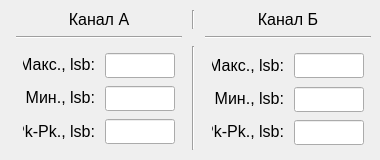
<?xml version="1.0" encoding="UTF-8"?>
<ui version="4.0">
 <class>Form</class>
 <widget class="QWidget" name="Form">
  <property name="geometry">
   <rect>
    <x>0</x>
    <y>0</y>
    <width>380</width>
    <height>160</height>
   </rect>
  </property>
  <property name="sizePolicy">
   <sizepolicy hsizetype="Expanding" vsizetype="Expanding">
    <horstretch>0</horstretch>
    <verstretch>0</verstretch>
   </sizepolicy>
  </property>
  <property name="minimumSize">
   <size>
    <width>380</width>
    <height>160</height>
   </size>
  </property>
  <property name="windowTitle">
   <string>Form</string>
  </property>
  <layout class="QGridLayout" name="gridLayout">
   <property name="topMargin">
    <number>5</number>
   </property>
   <property name="rightMargin">
    <number>5</number>
   </property>
   <property name="bottomMargin">
    <number>5</number>
   </property>
   <property name="horizontalSpacing">
    <number>5</number>
   </property>
   <property name="verticalSpacing">
    <number>0</number>
   </property>
   <item row="3" column="0">
    <spacer name="verticalSpacer">
     <property name="orientation">
      <enum>Qt::Vertical</enum>
     </property>
     <property name="sizeHint" stdset="0">
      <size>
       <width>20</width>
       <height>40</height>
      </size>
     </property>
    </spacer>
   </item>
   <item row="0" column="0">
    <layout class="QGridLayout" name="gridLayout_5">
     <property name="leftMargin">
      <number>5</number>
     </property>
     <property name="topMargin">
      <number>5</number>
     </property>
     <property name="rightMargin">
      <number>5</number>
     </property>
     <property name="bottomMargin">
      <number>5</number>
     </property>
     <property name="horizontalSpacing">
      <number>10</number>
     </property>
     <property name="verticalSpacing">
      <number>7</number>
     </property>
     <item row="0" column="2">
      <widget class="QLabel" name="label_8">
       <property name="font">
        <font>
         <pointsize>12</pointsize>
        </font>
       </property>
       <property name="text">
        <string>Канал Б</string>
       </property>
       <property name="alignment">
        <set>Qt::AlignCenter</set>
       </property>
      </widget>
     </item>
     <item row="2" column="2">
      <layout class="QGridLayout" name="gridLayout_2" columnstretch="1,0,0">
       <property name="leftMargin">
        <number>7</number>
       </property>
       <property name="topMargin">
        <number>7</number>
       </property>
       <property name="rightMargin">
        <number>7</number>
       </property>
       <property name="bottomMargin">
        <number>7</number>
       </property>
       <property name="spacing">
        <number>10</number>
       </property>
       <item row="0" column="0">
        <widget class="QLabel" name="label">
         <property name="sizePolicy">
          <sizepolicy hsizetype="Expanding" vsizetype="Expanding">
           <horstretch>0</horstretch>
           <verstretch>0</verstretch>
          </sizepolicy>
         </property>
         <property name="font">
          <font>
           <pointsize>12</pointsize>
          </font>
         </property>
         <property name="text">
          <string>Макс., lsb:</string>
         </property>
         <property name="alignment">
          <set>Qt::AlignRight|Qt::AlignTrailing|Qt::AlignVCenter</set>
         </property>
        </widget>
       </item>
       <item row="1" column="0">
        <widget class="QLabel" name="label_2">
         <property name="sizePolicy">
          <sizepolicy hsizetype="Expanding" vsizetype="Expanding">
           <horstretch>0</horstretch>
           <verstretch>0</verstretch>
          </sizepolicy>
         </property>
         <property name="font">
          <font>
           <pointsize>12</pointsize>
          </font>
         </property>
         <property name="text">
          <string>Мин., lsb:</string>
         </property>
         <property name="alignment">
          <set>Qt::AlignRight|Qt::AlignTrailing|Qt::AlignVCenter</set>
         </property>
        </widget>
       </item>
       <item row="1" column="1">
        <widget class="QLineEdit" name="lineEdit_min_b">
         <property name="minimumSize">
          <size>
           <width>70</width>
           <height>25</height>
          </size>
         </property>
         <property name="font">
          <font>
           <pointsize>12</pointsize>
          </font>
         </property>
         <property name="alignment">
          <set>Qt::AlignCenter</set>
         </property>
         <property name="readOnly">
          <bool>true</bool>
         </property>
        </widget>
       </item>
       <item row="0" column="1">
        <widget class="QLineEdit" name="lineEdit_max_b">
         <property name="minimumSize">
          <size>
           <width>70</width>
           <height>25</height>
          </size>
         </property>
         <property name="font">
          <font>
           <pointsize>12</pointsize>
          </font>
         </property>
         <property name="alignment">
          <set>Qt::AlignCenter</set>
         </property>
         <property name="readOnly">
          <bool>true</bool>
         </property>
        </widget>
       </item>
       <item row="1" column="2">
        <spacer name="horizontalSpacer_2">
         <property name="orientation">
          <enum>Qt::Horizontal</enum>
         </property>
         <property name="sizeHint" stdset="0">
          <size>
           <width>40</width>
           <height>20</height>
          </size>
         </property>
        </spacer>
       </item>
       <item row="2" column="0">
        <widget class="QLabel" name="label_3">
         <property name="sizePolicy">
          <sizepolicy hsizetype="Expanding" vsizetype="Expanding">
           <horstretch>0</horstretch>
           <verstretch>0</verstretch>
          </sizepolicy>
         </property>
         <property name="font">
          <font>
           <pointsize>12</pointsize>
          </font>
         </property>
         <property name="text">
          <string>Pk-Pk., lsb:</string>
         </property>
         <property name="alignment">
          <set>Qt::AlignRight|Qt::AlignTrailing|Qt::AlignVCenter</set>
         </property>
        </widget>
       </item>
       <item row="2" column="1">
        <widget class="QLineEdit" name="lineEdit_pk_b">
         <property name="minimumSize">
          <size>
           <width>70</width>
           <height>25</height>
          </size>
         </property>
         <property name="font">
          <font>
           <pointsize>12</pointsize>
          </font>
         </property>
         <property name="alignment">
          <set>Qt::AlignCenter</set>
         </property>
         <property name="readOnly">
          <bool>true</bool>
         </property>
        </widget>
       </item>
      </layout>
     </item>
     <item row="0" column="0">
      <widget class="QLabel" name="label_7">
       <property name="font">
        <font>
         <pointsize>12</pointsize>
        </font>
       </property>
       <property name="text">
        <string>Канал А</string>
       </property>
       <property name="alignment">
        <set>Qt::AlignCenter</set>
       </property>
      </widget>
     </item>
     <item row="1" column="2">
      <widget class="Line" name="line_2">
       <property name="orientation">
        <enum>Qt::Horizontal</enum>
       </property>
      </widget>
     </item>
     <item row="1" column="0">
      <widget class="Line" name="line">
       <property name="orientation">
        <enum>Qt::Horizontal</enum>
       </property>
      </widget>
     </item>
     <item row="2" column="0">
      <layout class="QGridLayout" name="gridLayout_4">
       <property name="leftMargin">
        <number>7</number>
       </property>
       <property name="topMargin">
        <number>7</number>
       </property>
       <property name="rightMargin">
        <number>7</number>
       </property>
       <property name="bottomMargin">
        <number>7</number>
       </property>
       <property name="spacing">
        <number>10</number>
       </property>
       <item row="1" column="1">
        <widget class="QLabel" name="label_4">
         <property name="font">
          <font>
           <pointsize>12</pointsize>
          </font>
         </property>
         <property name="text">
          <string>Макс., lsb:</string>
         </property>
         <property name="alignment">
          <set>Qt::AlignRight|Qt::AlignTrailing|Qt::AlignVCenter</set>
         </property>
        </widget>
       </item>
       <item row="3" column="1">
        <widget class="QLabel" name="label_5">
         <property name="font">
          <font>
           <pointsize>12</pointsize>
          </font>
         </property>
         <property name="text">
          <string>Pk-Pk., lsb:</string>
         </property>
         <property name="alignment">
          <set>Qt::AlignRight|Qt::AlignTrailing|Qt::AlignVCenter</set>
         </property>
        </widget>
       </item>
       <item row="2" column="1">
        <widget class="QLabel" name="label_6">
         <property name="font">
          <font>
           <pointsize>12</pointsize>
          </font>
         </property>
         <property name="text">
          <string>Мин., lsb:</string>
         </property>
         <property name="alignment">
          <set>Qt::AlignRight|Qt::AlignTrailing|Qt::AlignVCenter</set>
         </property>
        </widget>
       </item>
       <item row="2" column="2">
        <widget class="QLineEdit" name="lineEdit_min_a">
         <property name="minimumSize">
          <size>
           <width>70</width>
           <height>25</height>
          </size>
         </property>
         <property name="font">
          <font>
           <pointsize>12</pointsize>
          </font>
         </property>
         <property name="alignment">
          <set>Qt::AlignCenter</set>
         </property>
         <property name="readOnly">
          <bool>true</bool>
         </property>
        </widget>
       </item>
       <item row="1" column="2">
        <widget class="QLineEdit" name="lineEdit_max_a">
         <property name="minimumSize">
          <size>
           <width>70</width>
           <height>25</height>
          </size>
         </property>
         <property name="font">
          <font>
           <pointsize>12</pointsize>
          </font>
         </property>
         <property name="alignment">
          <set>Qt::AlignCenter</set>
         </property>
         <property name="readOnly">
          <bool>true</bool>
         </property>
        </widget>
       </item>
       <item row="3" column="2">
        <widget class="QLineEdit" name="lineEdit_pk_a">
         <property name="minimumSize">
          <size>
           <width>70</width>
           <height>25</height>
          </size>
         </property>
         <property name="font">
          <font>
           <pointsize>12</pointsize>
          </font>
         </property>
         <property name="alignment">
          <set>Qt::AlignCenter</set>
         </property>
         <property name="readOnly">
          <bool>true</bool>
         </property>
        </widget>
       </item>
       <item row="2" column="0">
        <spacer name="horizontalSpacer_3">
         <property name="orientation">
          <enum>Qt::Horizontal</enum>
         </property>
         <property name="sizeHint" stdset="0">
          <size>
           <width>40</width>
           <height>20</height>
          </size>
         </property>
        </spacer>
       </item>
      </layout>
     </item>
     <item row="2" column="1">
      <widget class="Line" name="line_3">
       <property name="orientation">
        <enum>Qt::Vertical</enum>
       </property>
      </widget>
     </item>
     <item row="0" column="1">
      <widget class="Line" name="line_4">
       <property name="orientation">
        <enum>Qt::Vertical</enum>
       </property>
      </widget>
     </item>
    </layout>
   </item>
  </layout>
 </widget>
 <resources/>
 <connections/>
</ui>
